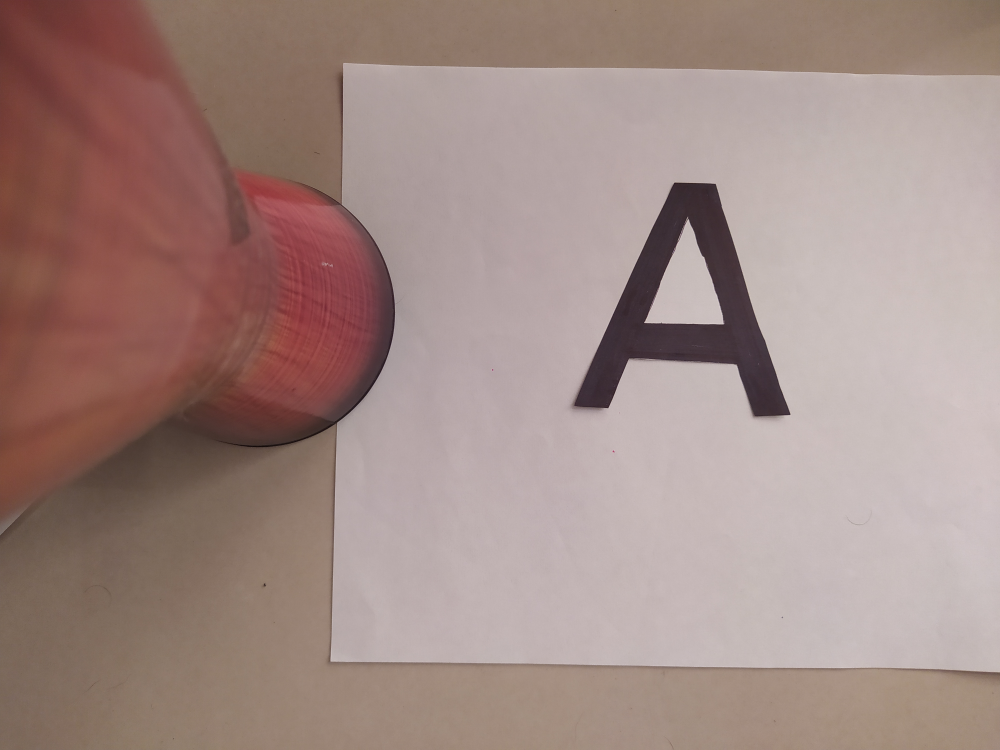
#> input picture OpenCV-Vision Artificial/letras/A/10.jpg, 4000 x 3000 px, found by its file name (shown at 1/4 size)
$ python Example1.py
#> lines starting #> are read from the running program, lines starting #| are printed output that depends on the picture; after the words box and inside, x2 and y2 are one past the last pixel; in counts of white or black regions, pixels touching at a corner belong together
# -*- coding: utf-8 -*-
"""
Created on Tue Jun 28 18:01:11 2022

@author: CRISTIAN
"""
import numpy as np

import os
import cv2
import math
from sklearn.preprocessing import MinMaxScaler
import re
#import matplotlib.pyplot as plt
from sklearn import svm, metrics
from sklearn.neural_network import MLPClassifier
import tensorflow as tf
import imutils

while True:
    huMoments = []
    image = cv2.imread('10.jpg')
#> image is the input picture: shape (3000, 4000, 3); mean B, G, R 132.6, 138.2, 161.7
    image = imutils.resize(image, width=1000, height=1800)
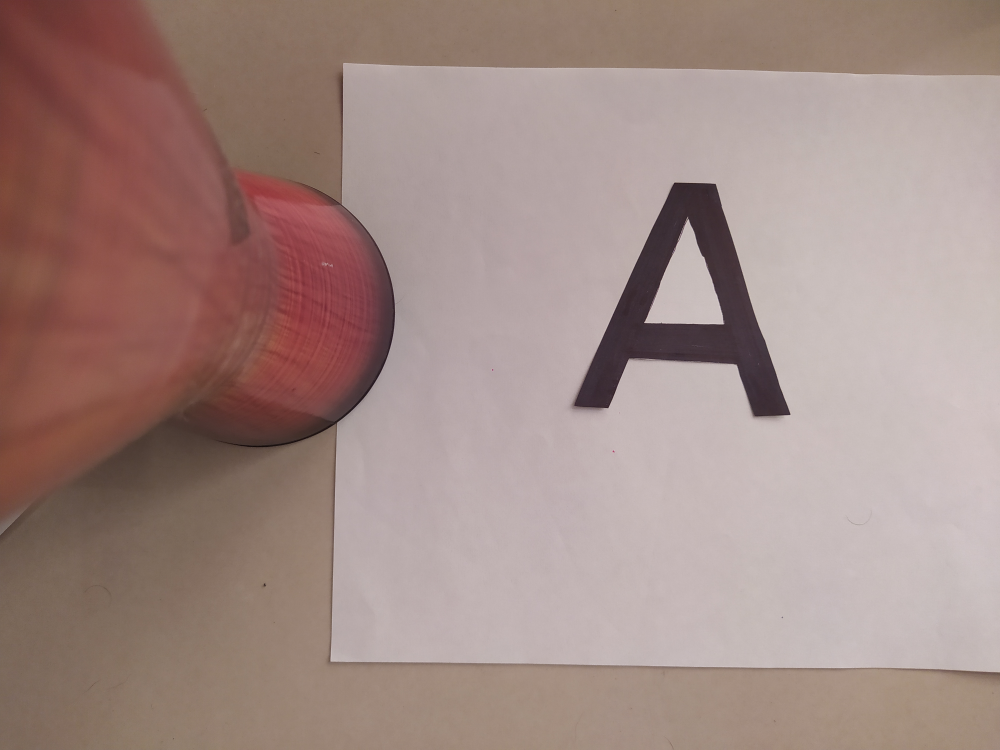
#> image: shape (750, 1000, 3); mean B, G, R 132.6, 138.2, 161.7
    gris = cv2.cvtColor(image,cv2.COLOR_BGR2GRAY)
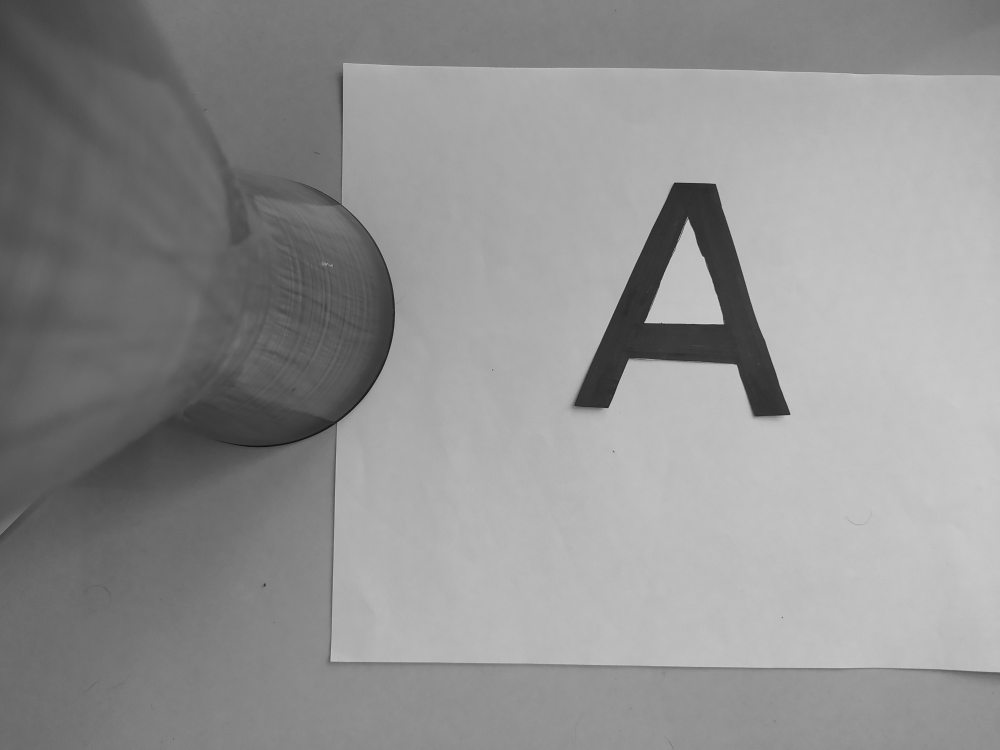
#> gris: shape (750, 1000); min 13, max 207, mean 144.6
    # Threshold image
    _,gris = cv2.threshold(gris, 100, 255, cv2.THRESH_BINARY_INV)
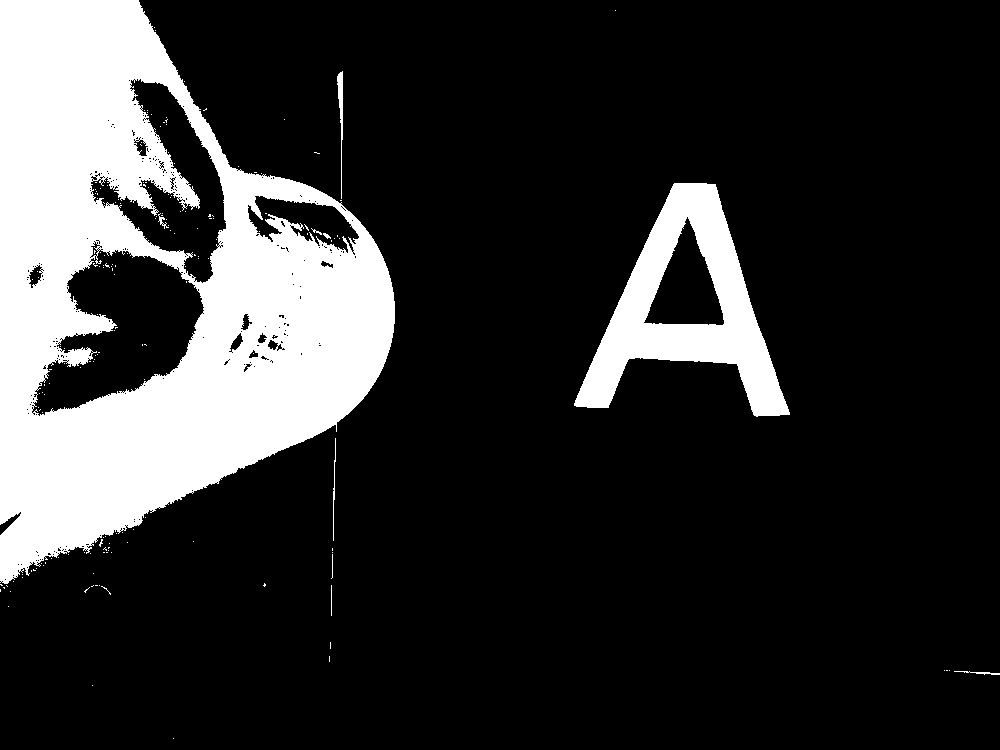
#> gris: shape (750, 1000); 18.9% white; 178 white regions (168 under 20 px)

    hu=np.array([])

    contours, hierarchy = cv2.findContours(gris, cv2.RETR_TREE, cv2.CHAIN_APPROX_SIMPLE)
#> contours = 618 contours, 597 with area under 20; largest, box (x1, y1, x2, y2) and area: (0, 0, 395, 584) 151176, (574, 183, 790, 417) 22779, (31, 249, 205, 417) 16077, (90, 78, 227, 284) 10489, (643, 216, 725, 326) 4660
    for i in contours:
        area = cv2.contourArea(i)
        if area >20000 and area <100000:
            x,y,w,h = cv2.boundingRect(i)
            roi = gris[y:y+h,x:x+w]
            #Calculate Moments
            # Calculate Moments
            moments = cv2.moments(roi)
            # Calculate Hu Moments
            huMoments.append(cv2.HuMoments(moments))
            #tratamientos de los momentos de Hu
            hu2=np.array(huMoments)
            momentshu= np.array(hu2[:,:,0])

            # #Log scale hu moments
            for i in range(momentshu.shape[0]):
                for j in range (0,7):
                    momentshu[i][j]= -1* math.copysign(1.0,momentshu[i][j]) * math.log10(abs(momentshu[i][j]))
#> this loop made 618 passes
#> (area, x, y, w, h) on pass 58: (22779, 574, 183, 216, 234)
#> area on passes 3, 59: 26.5, 4660.5
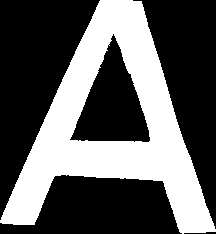
#> roi: shape (234, 216); 36.9% white; 1 white region, box (x1, y1, x2, y2) and area: (0, 0, 216, 234) 18653
#> after the loop, huMoments = [[0.00135, 4.55e-08, 1.64e-09, 6.95e-12, -7.31e-22, 1.48e-15, 1.22e-22]]

    cv2.imshow("Android_cam",roi)
    if cv2.waitKey(1) & 0xFF == ord('q'):
#> (key q is pressed here)
               break
cv2.destroyAllWindows()
